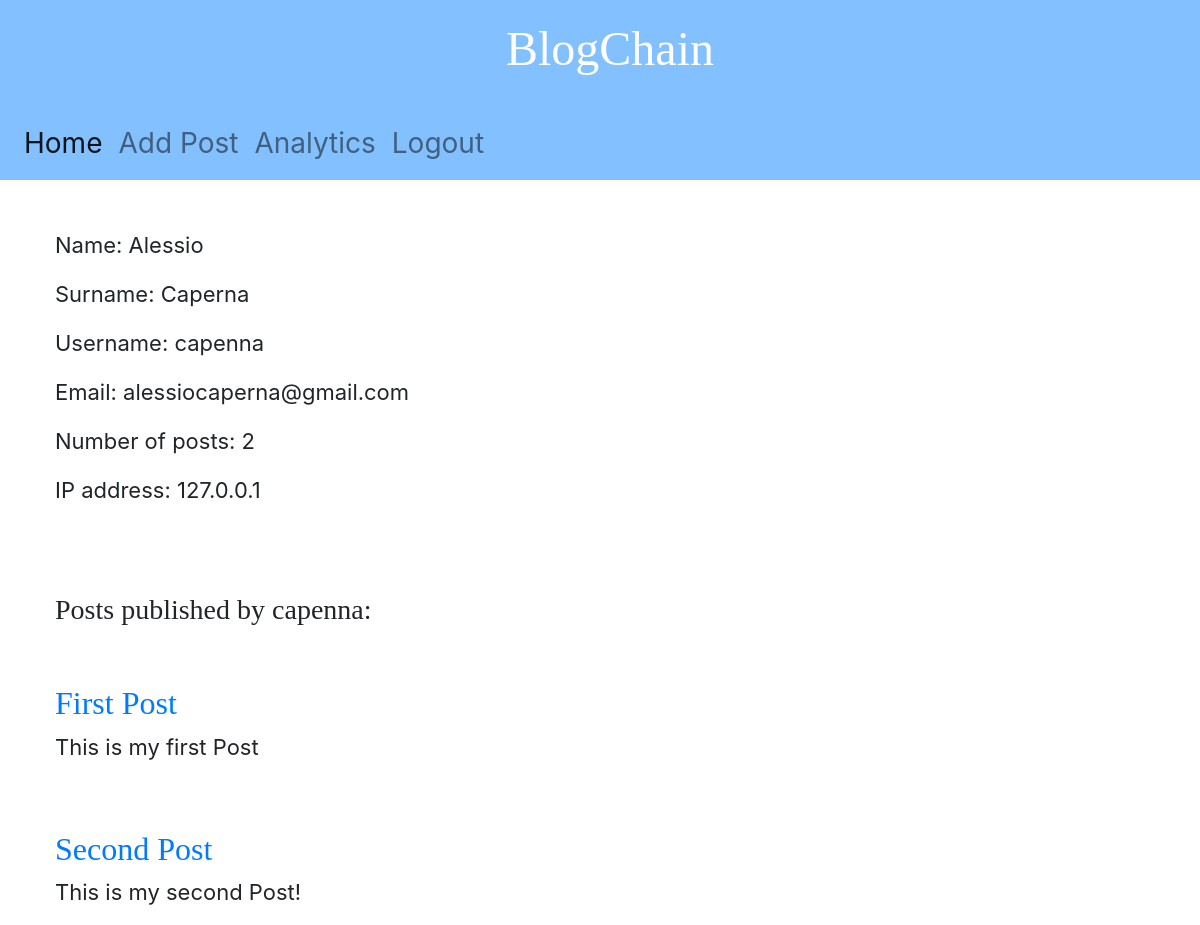
Page /user/1 on the committed database.
### registration/models.py (models this page shows, shortened)
class UserProfile(models.Model):
    user = models.OneToOneField(User, on_delete=models.CASCADE)
    ip = models.CharField(max_length=128)

### blog/models.py (models this page shows, shortened)
class Post(models.Model):
    user = models.ForeignKey(User, on_delete = models.CASCADE)
    datetime = models.DateTimeField(auto_now_add=True)
    title = models.CharField(max_length=200)
    content = models.TextField()
    hash = models.CharField(max_length=32, default=None, null=True)
    txId = models.CharField(max_length=66, default=None, null=True)

### blog/views.py (the view)
# urls.py: path('user/<int:id>', views.user_detail, name='user_detail'),
def user_detail(request, id):
    user = get_object_or_404(User, id=id)
    posts = Post.objects.filter(user=id)
    count = posts.count()
    return render(request, 'blog/user_detail.html', {'user': user, 'posts': posts, 'count': count})

### blog/templates/blog/user_detail.html
{% extends 'blog/base.html' %}
{% block content %}
    <div class="info">
        <p> Name: {{ user.first_name }}</p>
        <p> Surname: {{ user.last_name }}</p>
        <p> Username: {{ user }} </p>
        <p> Email: {{ user.email }}</p>
        <p> Number of posts: {{ count }}</p>
        <p> IP address: {{ user.userprofile.ip }}</p>
    </div>
    {% if count > 0 %}
        <h3>Posts published by {{ user }}: </h3>
        {% for post in posts %}
            <div class="analytics">
            <h2><a href="{% url 'post_detail' pk=post.pk %}">{{ post.title }}</a></h2>
            <p>{{ post.content|linebreaksbr }}</p>
            </div>
        {% endfor %}
    {% endif %}
{% endblock %}

### blog/static/css/blog.css (style rules this page uses)
h1, h2, h3, h4 { font-family: 'Lobster', cursive; }
p { font-size: 22px; }
.analytics { padding-top: 50px; }
.info { padding-bottom: 70px; }

### rows in the picture
Post: title "First Post", content "This is my first Post"
Post: title "Second Post", content "This is my second Post!"

### other values in the picture
{{ user.first_name }} "Alessio"
{{ user.last_name }} "Caperna"
{{ user }} "capenna"
{{ user.email }} "alessiocaperna@gmail.com"
{{ count }} "2"
{{ user.userprofile.ip }} "127.0.0.1"
